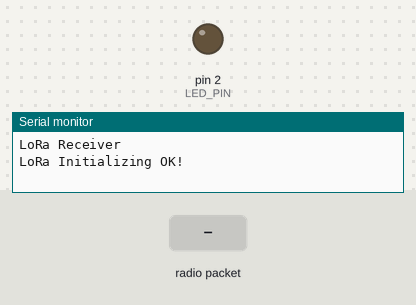
A sketch run on a simulated Arduino Uno, built with avr-gcc and run on an emulated ATmega328P. Parts: output pins drawn as LEDs (lit = HIGH), the last lines printed to the serial monitor. Inputs (shaded band) come from the test bench. No radio packets arrive unless stated.

Above: at 1.2 s.
1.3 s: radio packet "1" arrives
At 2.1 s:
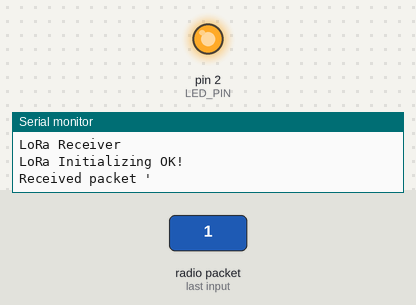
Timing chart, 0 to 4.3 s (numbered marks = the images above; inputs shaded):
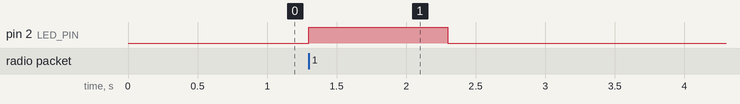

Measured:
- after the input at 1.3 s, pin 2 (LED_PIN): LOW → HIGH at once, → LOW 1.0 s later

The sketch:

RFM95W_Receiver.ino
```cpp
#include <LoRa.h>

//define the pins used by the transceiver module
#define ss 5
#define rst 15
#define dio0 4
#define LED_PIN 2  // Define LED pin

void setup() {
  //initialize Serial Monitor
  Serial.begin(115200);
  pinMode(LED_PIN, OUTPUT);  // Set LED pin as output
  while (!Serial);
  Serial.println("LoRa Receiver");

  //setup LoRa transceiver module
  LoRa.setPins(ss, rst, dio0);

  //replace the LoRa.begin(---E-) argument with your location's frequency
  //433E6 for Asia
  //868E6 for Europe
  //915E6 for North America
  while (!LoRa.begin(868E6)) {
    Serial.println(".");
    delay(500);
  }
   // Change sync word (0xF3) to match the receiver
  // The sync word assures you don't get LoRa messages from other LoRa transceivers
  // ranges from 0-0xFF
  LoRa.setSyncWord(0xF3);
  Serial.println("LoRa Initializing OK!");
}

void loop() {
  // try to parse packet
  int packetSize = LoRa.parsePacket();
  if (packetSize) {
    digitalWrite(LED_PIN, HIGH);  // Turn LED on
    // received a packet
    Serial.print("Received packet '");

    // read packet
    while (LoRa.available()) {

      String LoRaData = LoRa.readString();
      Serial.print(LoRaData);
    }

    // print RSSI of packet
    Serial.print("' with RSSI ");
    Serial.println(LoRa.packetRssi());
    digitalWrite(LED_PIN, LOW);  // Turn LED off
  }
}
```
